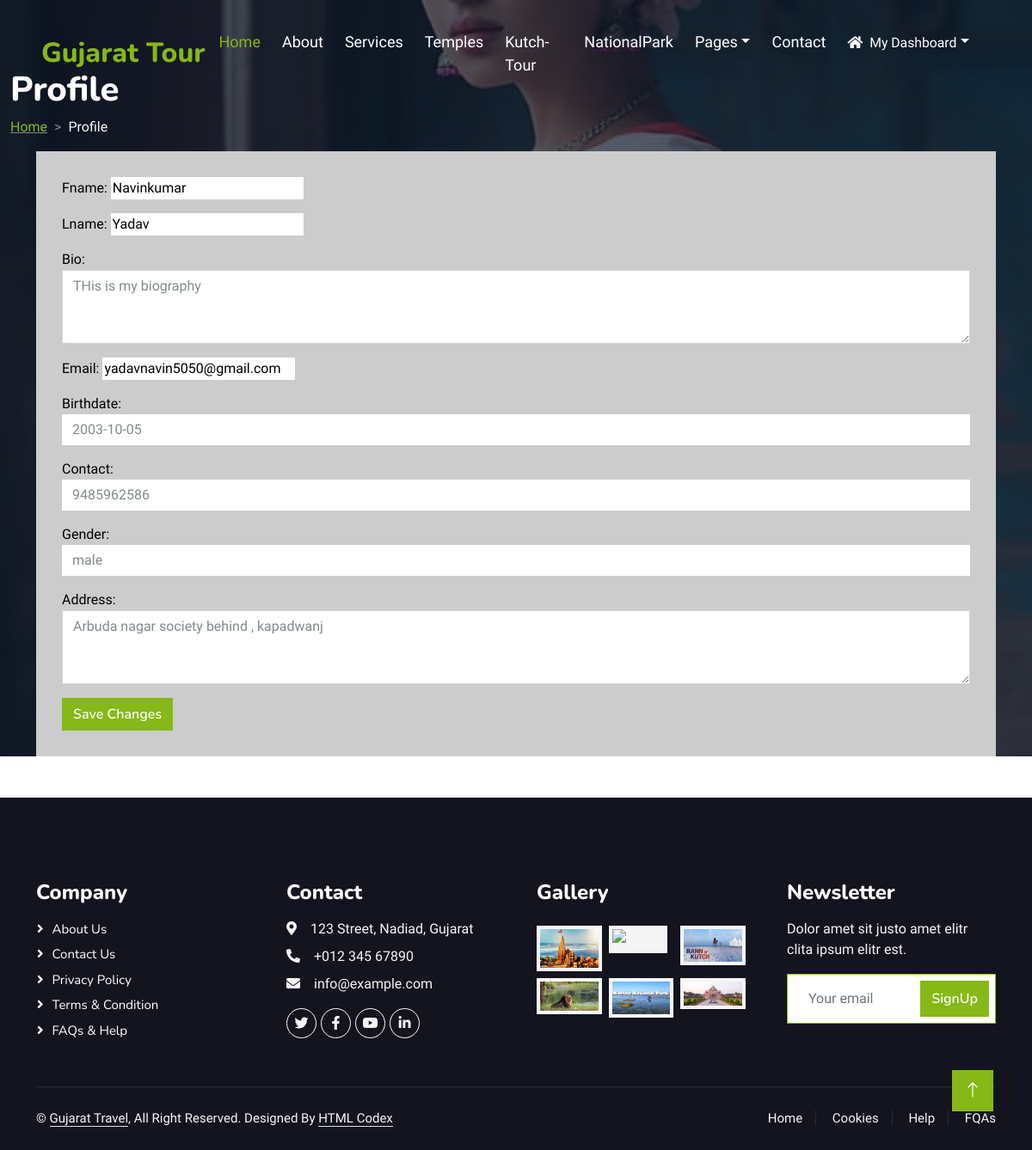
/authenticate/edit_profile_user/ (signed in), run on the app's committed database.
### authenticate/models.py (models this page shows, shortened)
class UserProfile(models.Model):
    user = models.OneToOneField(User, on_delete=models.CASCADE,default=1)
    fname = models.CharField(max_length=50)
    lname = models.CharField(max_length=50)
    bio = models.TextField()
    email = models.EmailField()
    birthdate = models.DateField(blank=True, null=True)
    contact = models.CharField(max_length=10)
    gender = models.CharField(max_length=20)
    address = models.TextField()

### authenticate/views.py (the view)
# urls.py: path('edit_profile_user/',views.edit_profile, name='edit_profile_user'),
@login_required
def edit_profile(request):
    user_profile, created = UserProfile.objects.get_or_create(user=request.user)
    if request.method == 'POST':
        form = UserProfileForm(request.POST, instance=user_profile)
        if form.is_valid():
            form.save()
            return redirect('profile')
    else:
        form = UserProfileForm(instance=user_profile)
    return render(request, 'editprofile.html', {'form': form})

### authenticate/forms.py
class UserProfileForm(forms.ModelForm):
    bio = forms.CharField(widget=forms.Textarea(attrs={'class': 'form-control', 'rows':3, 'cols':5}))
    birthdate = forms.DateField(widget=forms.DateInput(attrs={'class': 'form-control'}))
    contact = forms.CharField(max_length=10, widget=forms.TextInput(attrs={'class': 'form-control'}))
    gender = forms.CharField(max_length=10, widget=forms.TextInput(attrs={'class': 'form-control'}))
    address = forms.CharField(widget=forms.Textarea(attrs={'class': 'form-control', 'rows':3, 'cols':5}))
    class Meta:
        model = UserProfile
        fields = ('fname', 'lname', 'bio', 'email', 'birthdate', 'contact', 'gender', 'address')

### templates/editprofile.html (shortened to what this page needs)
{% extends "base.html" %}
{% load static %}
{% block content %}
<div class="container-fluid p-0" >
  <div class="profile-page">
    <div class="container-fluid" >
      <h1>Profile</h1>
        <nav style="--bs-breadcrumb-divider: '>';" aria-label="breadcrumb">
          <ol class="breadcrumb">
            <li class="breadcrumb-item text-decoration-underline"><a href="#">Home</a></li>
            <li class="breadcrumb-item active text-light" aria-current="page">Profile</li>
          </ol>
        </nav>
    </div>
    <div class="container">
        <div class="row">
            <div class="col-md-12">
                <form method="post" enctype="multipart/form-data">
                    <div class="mb-3">
                        {{ form.as_p }}
                    </div>
                    <button type="submit" class="btn btn-primary">Save Changes</button>
                </form>
            </div>
        </div>
    </div>
  </div>
</div>
{% endblock %}

### static/css/style.css (style rules this page uses)
:root { --primary: #86B817; --secondary: #FE8800; --light: #F5F5F5; --dark: #14141F; }
.btn { font-family: 'Nunito', sans-serif; font-weight: 600; transition: .5s; }
.btn.btn-primary, .btn.btn-secondary { color: #FFFFFF; }
.breadcrumb-item + .breadcrumb-item::before { color: rgba(255, 255, 255, .5); }
.container-fluid .breadcrumb > .active { color: #0000; }
.profile-page { background: linear-gradient(rgba(15, 23, 43, .7), rgba(15, 23, 43, .7)), url(/static/img/female1.jpg); background-position: center center; background-repeat: no-repeat; background-size: cover; height:100%; }
.profile-page h1 { padding-top: 5rem; color: #FFFFFF; }
.profile-page form label { color: #000; }
.profile-page form input,textarea { border: none; }
.profile-page form { background: #CCCCCC; padding: 30px; }

### data on the page
UserProfile: fname "Navinkumar", lname "Yadav", bio "THis is my biography", email "yadavnavin5050@gmail.com", birthdate "2003-10-05", contact "9485962586", gender "male", address "Arbuda nagar society behind , kapadwanj"
